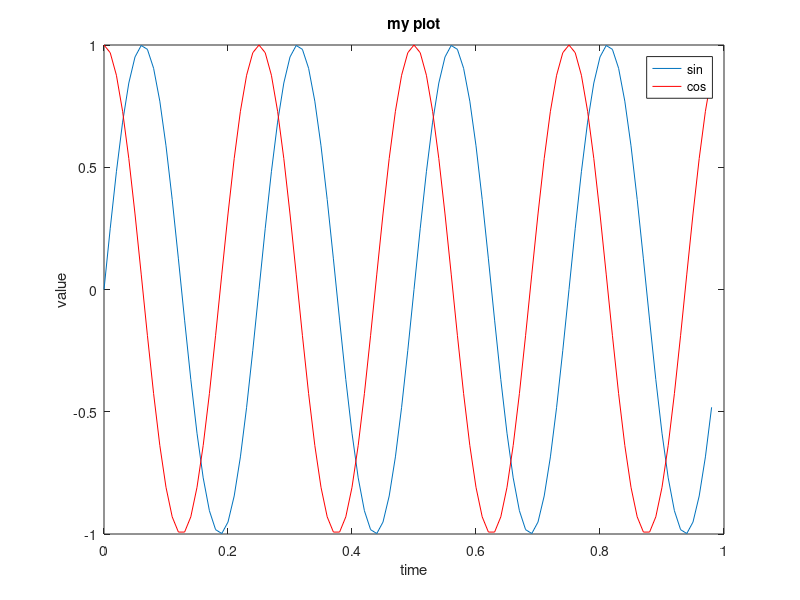
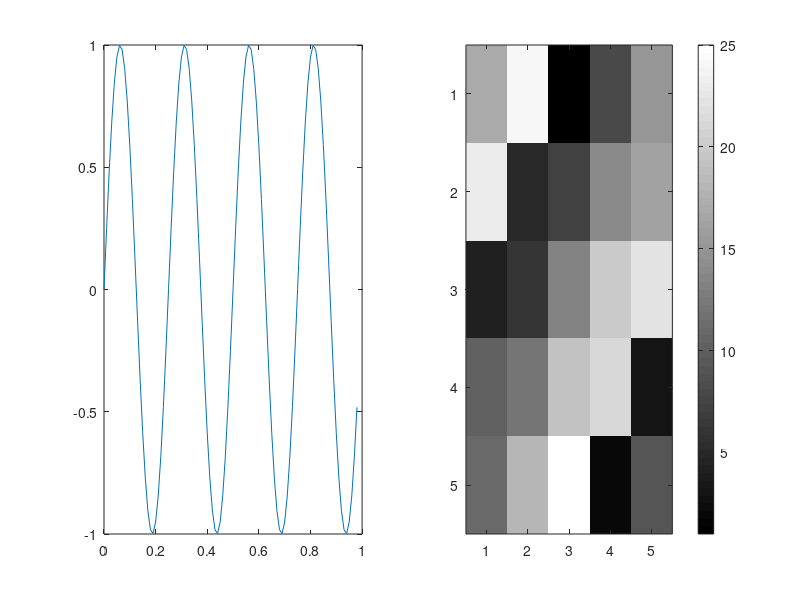

Write MATLAB code to recreate these figures, in order. (Note: this script raises an error after producing the figures.)
% Basic Operations
a = pi
disp(sprintf('2 decimals: %0.2f', a))
disp(sprintf('2 decimals: %0.6f', a))
format long
a
format short
a
A = [1 2; 3 4; 5 6]
v = [1 2 3]
v = 1:0.1:2
ones(2,3)
c = 2*ones(2,3)
w = ones(1,3)
w = zeros(1,3)
w = rand(1,3)
rand(3,3)
w = rand(1,3)
ww = -6 + sqrt(10)*(randn(1,10000));
hist(ww)
hist(ww, 50)
eye(4)


% Move Data Around
size(A)
size(A,1)
size(A,2)
who
whos
%{
   Loading files in Matlab:
    cd to the folder, then use "load filename" to load
%}
A(2,:) % get the 2nd row
A([1 3], :) %get the first and the third row
A(:, 2) % get the 2nd column
A = [A, [100; 101; 102]]; % append another column vector to right
A(:) % put all elements of A into a single vector
A = [1 2; 3 4; 5 6]
B = [11 12; 13 14; 15 16]
C = [A ; B]
D = [A B]



% Plotting Data
t = [0:0.01:0.98];
y1 = sin(2*pi*4*t);
plot(t, y1)
hold on;
y2 = cos(2*pi*4*t);
plot(t, y2, 'r')
xlabel('time')
ylabel('value')
legend('sin', 'cos')
title('my plot')
print -dpng 'myPlot.png'
close

figure(1); plot(t, y1);
figure(2); plot(t, y2);

subplot(1,2,1); % Divides plot a 1x2 grid, access first element
plot(t, y1);
subplot(1,2,2);
plot(t, y2);
axis([0.5 1 -1 1])
close;

K = magic(5)
imagesc(K);
imagesc(K), colorbar, colormap gray;
close;

% Control statements and Function
v = zeros(10, 1)
for i=1:10
    v(i) = 2^i;
end
v

i = 1;
while i <= 5
    v(i) = 100;
    i = i + 1;
end
v

i = 1;
while true
    v(i) = 999;
    i = i + 1;
    if i == 6
        break;
    end
end
v

if v(1) == 1
    disp('the value is one')
elseif v(1) == 999
    disp('the value is 999')
else
    disp('other values')
end

[a,b] = squareNum(5)
a
b


X = [1 1; 1 2; 1 3]
y = [1; 2; 3]
theta = [0;0];
J = costFunctionJ(X, y, theta)



% Vectorization

